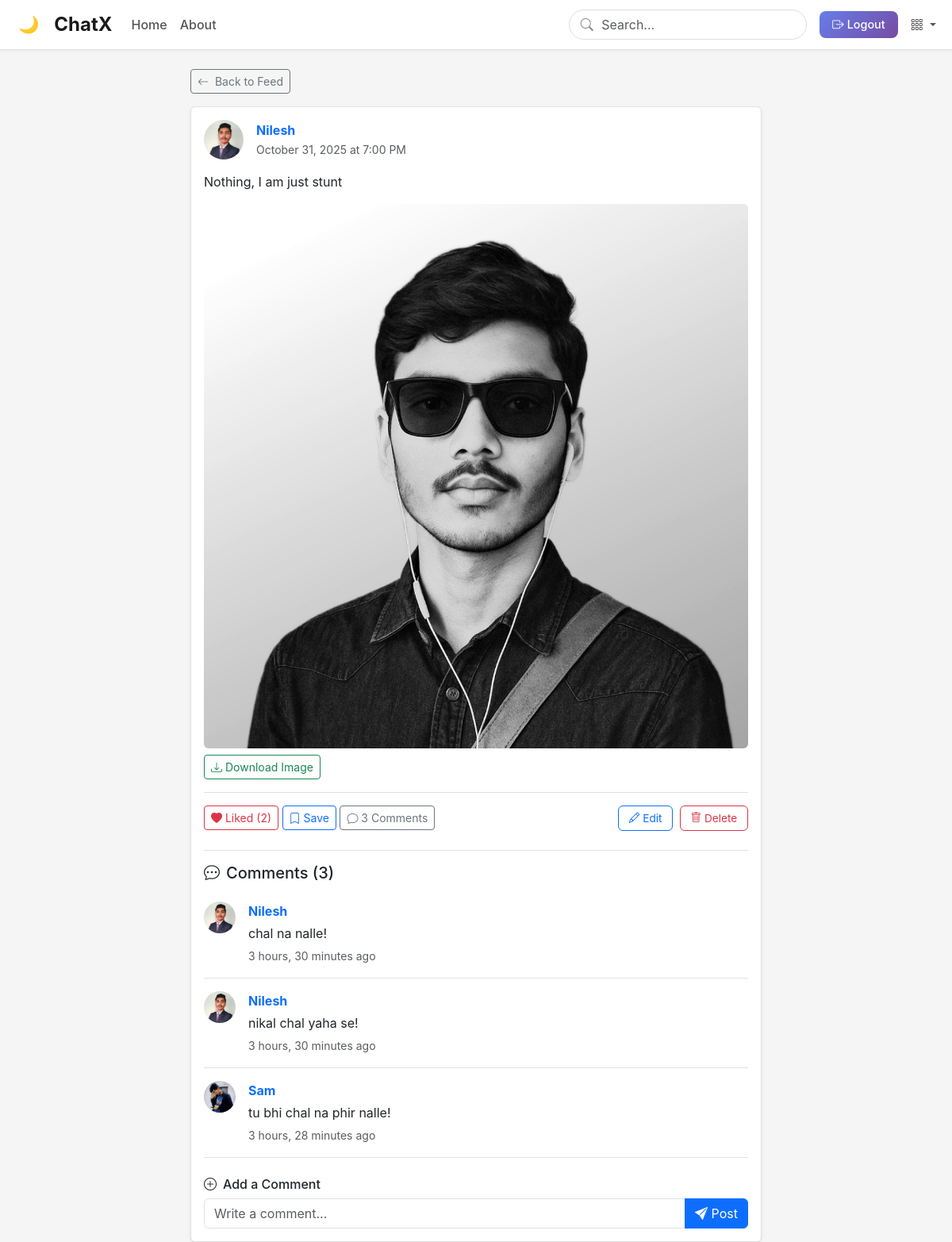
The app's page /post/1/ (signed in) with its own data.
### chatx/models.py (models this page shows, shortened)
class Post(models.Model):
    author = models.ForeignKey(User, on_delete=models.CASCADE)
    text = models.TextField(max_length=280)
    image = models.ImageField(upload_to='post_images/', blank=True, null=True)
    video = models.FileField(upload_to='post_videos/', blank=True, null=True)  # NEW
    created_at = models.DateTimeField(auto_now_add=True)
    likes = models.ManyToManyField(User, related_name='liked_posts', blank=True)
    saves = models.ManyToManyField(User, related_name='saved_posts', blank=True)
    class Meta:
        ordering = ['-created_at']
        verbose_name = "Post"
        verbose_name_plural = "Posts"

class Profile(models.Model):
    user = models.OneToOneField(User, on_delete=models.CASCADE)
    image = models.ImageField(upload_to='profile_pics', blank=True, null=True)
    bio = models.TextField(blank=True)
    follows = models.ManyToManyField('self', related_name='followed_by', symmetrical=False, blank=True)
    is_private = models.BooleanField(default=False)  # NEW - Private account setting

class Comment(models.Model):  # NEW MODEL
    post = models.ForeignKey(Post, on_delete=models.CASCADE, related_name='comments')
    author = models.ForeignKey(User, on_delete=models.CASCADE)
    text = models.TextField(max_length=500)
    created_at = models.DateTimeField(auto_now_add=True)
    class Meta:
        ordering = ['created_at']

### chatx/views.py (the view)
# urls.py: path('post/<int:pk>/', chatx_views.post_detail, name='post_detail'),  # NEW - Add this line
@login_required
def post_detail(request, pk):
    post = get_object_or_404(Post, pk=pk)
    comment_form = CommentForm()
    comments = post.comments.all()
    context = {
        'post': post,
        'comment_form': comment_form,
        'comments': comments,
    }
    return render(request, 'post_detail.html', context)

### chatx/forms.py
class CommentForm(forms.ModelForm):
    class Meta:
        model = Comment
        fields = ['text']
        widgets = {
            'text': forms.TextInput(attrs={
                'placeholder': 'Write a comment...',
                'class': 'form-control'
            }),
        }

### templates/post_detail.html (shortened to what this page needs)
{% extends 'layout.html' %}
{% block content %}
<div class="container mt-4">
    <div class="row">
        <div class="col-md-8 offset-md-2">
            <a href="{% url 'post_list' %}" class="btn btn-outline-secondary btn-sm mb-3">
                <i class="bi bi-arrow-left me-1"></i> Back to Feed
            </a>
            <div class="card shadow-sm">
                <div class="card-body">
                    <div class="d-flex align-items-center mb-3">
                        {% if post.author.profile.image %}
                            <img src="{{ post.author.profile.image.url }}"
                                 alt="{{ post.author.username }}"
                                 class="rounded-circle me-3"
                                 width="50" height="50"
                                 style="object-fit: cover;">
                        {% else %}
                            <img src="https://ui-avatars.com/api/?name={{ post.author.username }}&background=random&size=50"
                                 alt="{{ post.author.username }}"
                                 class="rounded-circle me-3"
                                 width="50" height="50">
                        {% endif %}
                        <div>
                            <a href="{% url 'profile' post.author.username %}" class="text-decoration-none">
                                <strong>{{ post.author.username }}</strong>
                            </a>
                            <br>
                            <small class="text-muted">{{ post.created_at|date:"F d, Y \a\t g:i A" }}</small>
                        </div>
                    </div>
                    <p class="mb-3">{{ post.text }}</p>
                    {% if post.image %}
                    <div class="mb-3">
                        <img src="{{ post.image.url }}"
                             class="img-fluid rounded w-100"
                             alt="Post image"
                             style="max-width: 100%; height: auto;">
                        {% if post.author == user or not post.author.profile.is_private %}
                        <div class="mt-2">
                            <a href="{{ post.image.url }}" download class="btn btn-sm btn-outline-success">
                                <i class="bi bi-download me-1"></i>Download Image
                            </a>
                        </div>
                        {% endif %}
                    </div>
                    {% endif %}
                    <div class="d-flex justify-content-between align-items-center mt-3 pt-3 border-top">
                        <div>
                            <a href="{% url 'like_post' post.pk %}" class="btn btn-sm btn-outline-danger">
                                {% if user in post.likes.all %}
                                    <i class="bi bi-heart-fill"></i> Liked
                                {% else %}
                                    <i class="bi bi-heart"></i> Like
                                {% endif %}
                                ({{ post.likes.count }})
                            </a>
                            <a href="{% url 'save_post' post.pk %}" class="btn btn-sm btn-outline-primary">
                                {% if user in post.saves.all %}
                                    <i class="bi bi-bookmark-fill"></i> Saved
                                {% else %}
                                    <i class="bi bi-bookmark"></i> Save
                                {% endif %}
                            </a>
                            <span class="btn btn-sm btn-outline-secondary">
                                <i class="bi bi-chat"></i> {{ post.comments.count }} Comments
                            </span>
                        </div>
                        {% if post.author == user %}
                        <div>
                            <a href="{% url 'post_edit' post.pk %}" class="btn btn-edit">
                                <i class="bi bi-pencil"></i> Edit
                            </a>
                            <a href="{% url 'post_delete' post.pk %}" class="btn btn-delete ms-1">
                                <i class="bi bi-trash"></i> Delete
                            </a>
                        </div>
                        {% endif %}
                    </div>
                    <div class="mt-4 pt-3 border-top">
                        <h5 class="mb-4">
                            <i class="bi bi-chat-dots me-2"></i>Comments ({{ post.comments.count }})
                        </h5>
                        {% for comment in comments %}
                        <div class="d-flex mb-3 pb-3 border-bottom">
                            {% if comment.author.profile.image %}
                                <img src="{{ comment.author.profile.image.url }}"
                                     class="rounded-circle me-3"
                                     width="40" height="40"
                                     style="object-fit: cover;">
                            {% else %}
                                <img src="https://ui-avatars.com/api/?name={{ comment.author.username }}&background=random&size=40"
                                     class="rounded-circle me-3">
                            {% endif %}
                            <div class="flex-grow-1">
                                <a href="{% url 'profile' comment.author.username %}" class="text-decoration-none">
                                    <strong>{{ comment.author.username }}</strong>
                                </a>
                                <p class="mb-1 mt-1">{{ comment.text }}</p>
                                <small class="text-muted">{{ comment.created_at|timesince }} ago</small>
                            </div>
                        </div>
                        {% empty %}
                        <p class="text-muted text-center">
                            <i class="bi bi-chat-square-text"></i> No comments yet. Be the first to comment!
                        </p>
                        {% endfor %}
                        <div class="mt-4">
                            <h6><i class="bi bi-plus-circle me-2"></i>Add a Comment</h6>
                            <form method="POST" action="{% url 'add_comment' post.pk %}">
                                <div class="input-group">
                                    {{ comment_form.text }}
                                    <button type="submit" class="btn btn-primary">
                                        <i class="bi bi-send-fill"></i> Post
                                    </button>
                                </div>
                            </form>
                        </div>
                    </div>
                </div>
            </div>
        </div>
    </div>
</div>
{% endblock %}

### templates/layout.html (style rules this page uses)
body { background-color: #f5f5f5; color: #212529; transition: all 0.3s ease; font-family: -apple-system, BlinkMacSystemFont, "Segoe UI", Roboto, "Helvetica Neue", Arial, sans-serif; }
.card { background-color: #ffffff; color: #212529; border: 1px solid #e0e0e0; transition: all 0.3s ease; }
.btn-edit { background-color: transparent; color: #0d6efd; border: 1px solid #0d6efd; padding: 0.3rem 0.8rem; font-size: 0.85rem; border-radius: 6px; }
.btn-delete { background-color: transparent; color: #dc3545; border: 1px solid #dc3545; padding: 0.3rem 0.8rem; font-size: 0.85rem; border-radius: 6px; }

### records on screen
Post: author.profile.image (picture), author.username "Nilesh", created_at "October 31, 2025 at 7:00 PM", text "Nothing, I am just stunt", image (picture), likes.count "2", comments.count "3"
Comment: author.profile.image (picture), author.username "Nilesh", text "chal na nalle!", created_at "3 hours, 30 minutes"
Comment: author.profile.image (picture), author.username "Nilesh", text "nikal chal yaha se!", created_at "3 hours, 30 minutes"
Comment: author.profile.image (picture), author.username "Sam", text "tu bhi chal na phir nalle!", created_at "3 hours, 28 minutes"
